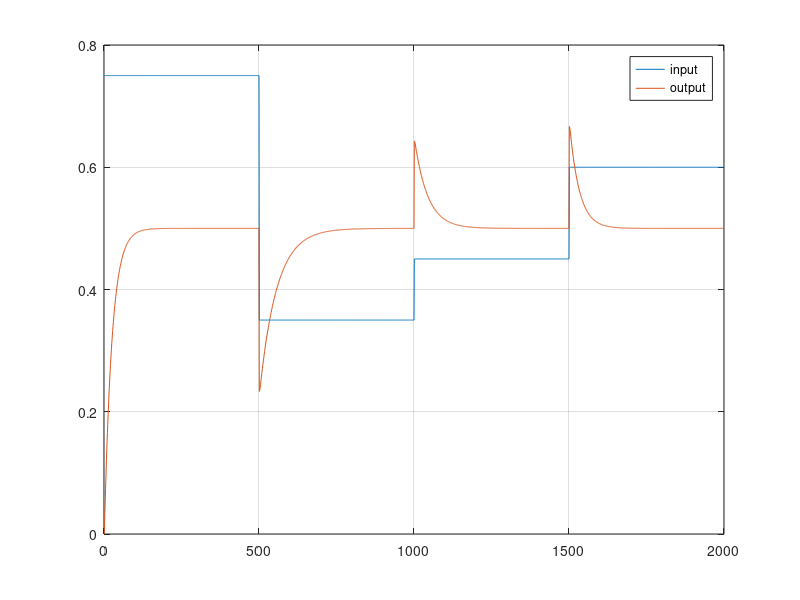

MATLAB code for this plot:
% test AGC
N=2000;

fd=100;
fs=8000;

a=0.5;
A = [1.5*a, 0.7*a, 0.9*a, 1.2*a];

% input
x=zeros(1,N);
for k=1:4
for i=1+(k-1)*N/4:k*N/4
x(i)=A(k);
%x(i)=A(k)*sin(2*pi*i*fd/fs);
end
end

%
% y(n)=g(n-1)*x(n)
% g(n)=g(n-1)+mu[REF-abs(y(n))]
% sau 
% g(n)=g(n-1)+mu[REF-(1/N)*SUM{abs(y(n))}]
%
%output
y=zeros(1,N);

%gain
g1=0;   % g(n-1)

%adaptation step
mu = 0.05;
%reference - sinus
% average value -> 0.637
% REF=0.637*a; 
% constant -> 1
% RMS - effective value -> o.707

%V = 0.637; 
V = 1;
REF=V*a;

M=4;
delay=zeros(1,M);
k=1;

for i=1:N
y(i)=g1*x(i);

delay(k)=abs(y(i));
k=k+1;
if (k==M+1) k=1; end
s=0;
for j=1:M
    s=s+delay(j);
end

%g = g1 + mu*(REF-abs(y(i)));
g = g1 + mu * (REF - (1/M) * s);
g1=g;
end

figure(1);
plot(x); hold on;
plot(y); grid; hold off
legend("input","output");

%save files

fis=fopen('x_agc.txt','wt');
fprintf(fis,'%1.14f\n' ,x); 
fclose(fis);
